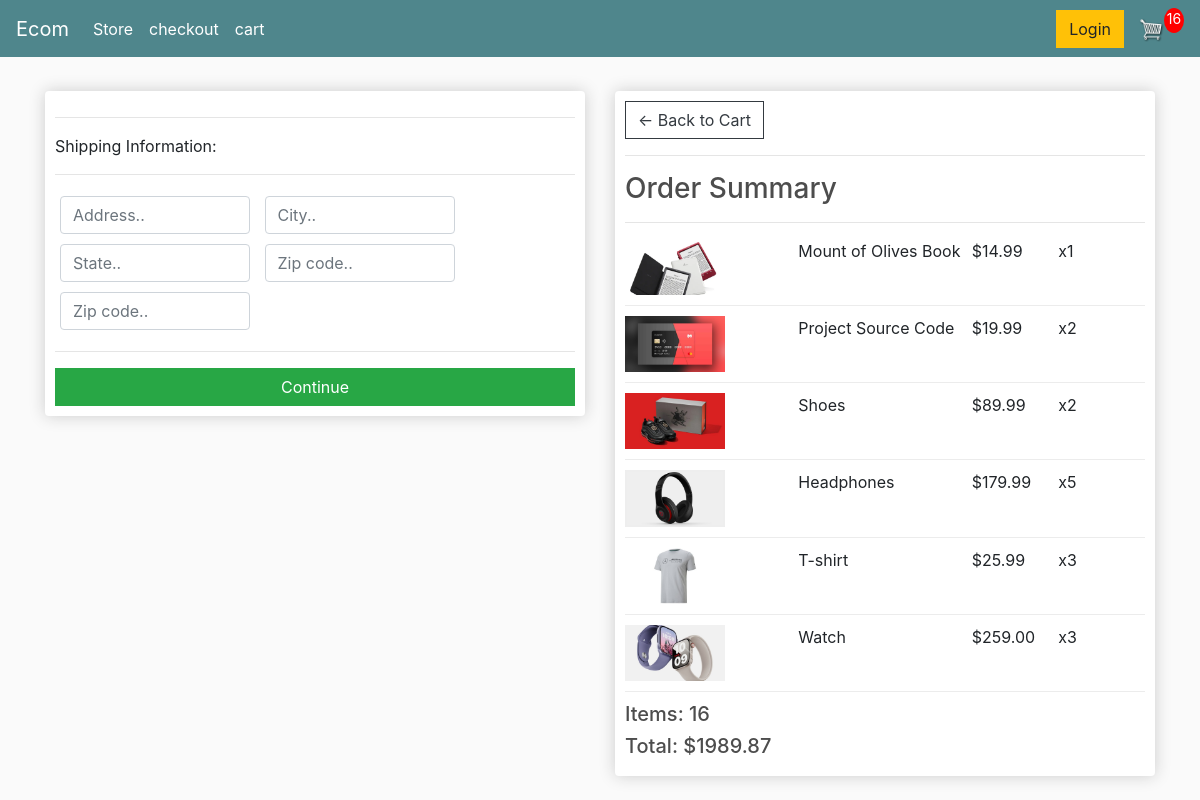
Screenshot of /checkout/ (signed in) with the database file from the repository.
### store/models.py (models this page shows, shortened)
class OrderItems (models.Model):
    product = models.ForeignKey(Products, on_delete= models.SET_NULL, null=True, blank=True)
    order = models.ForeignKey(Order, on_delete= models.SET_NULL, null=True, blank=True, related_name='orderitem')
    quantity = models.IntegerField(default=0, null=True, blank= True)
    date_added= models.DateTimeField (auto_now_add =True)
    @property
    def get_total(self):
        total = self.product.price * self.quantity
        return total

class Products (models.Model):
    name = models.CharField (max_length = 200, null=True)
    price = models.FloatField()
    digital = models.BooleanField(default=False, null=True, blank=False) ##por si el producto que vendemos es o no digital###
    image = models.ImageField (null=True, blank=True)

class Order (models.Model):
    customer = models.ForeignKey(Customer, on_delete= models.SET_NULL, null=True, blank=True) ##SET_NULL para que si se borra el cliente no se borre el registro de pedido###
    date_ordered = models.DateTimeField (auto_now_add =True)
    complete = models.BooleanField(default=False, null=True, blank= False)       #### instancia de comprobacion de si la orden finalizo, o se puede seguir agregando productos####
    transaction_id = models.CharField (max_length = 200, null=True)
    @property
    def get_cart_total(self):
        orderitems = self.orderitem.all()
        total = sum ([item.get_total for item in orderitems ])
        return total
    @property
    def get_cart_items(self):
        orderitems = self.orderitem.all()
        total = sum ([item.quantity for item in orderitems ])
        return total
    @property
    def shipping(self):
        shipping = False
        orderitems = self.orderitem.all()
        for i in orderitems:
            if i.product.digital == False:
                shipping =True
            return shipping

### store/views.py (the view)
# urls.py: path('checkout/', views.checkout, name="checkout"),
def checkout(request):
	data = cartData(request)
	cartItems = data['cartItems']
	order = data['order']
	items = data['items']
	context = {'items':items, 'order':order, 'cartItems':cartItems}
	return render(request, 'store/checkout.html', context)

### store/utils.py (called while the page is built)
def cartData(request):
	if request.user.is_authenticated:
		customer = request.user.customer
		order, created = Order.objects.get_or_create(customer=customer, complete=False)
		items = order.orderitem.all()
		cartItems = order.get_cart_items
	else:
		cookieData = cookieCart(request)
		cartItems = cookieData['cartItems']
		order = cookieData['order']
		items = cookieData['items']
	return {'cartItems':cartItems ,'order':order, 'items':items}

### store/templates/store/checkout.html (shortened to what this page needs)
{% extends 'store/main.html' %}
{% load static %}
{% block content %}
     <div class="row">
		<div class="col-lg-6">
			<div class="box-element" id="form-wrapper">
				<form id="form">
					<div id="shipping-info">
						<hr>
						<p>Shipping Information:</p>
						<hr>
						<div class="form-field">
							<input class="form-control" type="text" name="address" placeholder="Address..">
						</div>
						<div class="form-field">
							<input class="form-control" type="text" name="city" placeholder="City..">
						</div>
						<div class="form-field">
							<input class="form-control" type="text" name="state" placeholder="State..">
						</div>
						<div class="form-field">
							<input class="form-control" type="text" name="zipcode" placeholder="Zip code..">
						</div>
						<div class="form-field">
							<input class="form-control" type="text" name="country" placeholder="Zip code..">
						</div>
					</div>
					<hr>
					<input id="form-button" class="btn btn-success btn-block" type="submit" value="Continue">
				</form>
			</div>
			<br>
		</div>
		<div class="col-lg-6">
			<div class="box-element">
				<a  class="btn btn-outline-dark" href="{% url 'cart' %}">&#x2190; Back to Cart</a>
				<hr>
				<h3>Order Summary</h3>
				<hr>
				{% for item in items %}
				<div class="cart-row">
					<div style="flex:2"><img class="row-image" src="{{item.product.image.url}}"></div>
					<div style="flex:2"><p>{{item.product.name}}</p></div>
					<div style="flex:1"><p>${{item.product.price|floatformat:2}}</p></div>
					<div style="flex:1"><p>x{{item.quantity}}</p></div>
				</div>
				{% endfor %}
				<h5>Items:   {{order.get_cart_items}}</h5>
				<h5>Total:   ${{order.get_cart_total|floatformat:2}}</h5>
			</div>
		</div>
	</div>
{% endblock content %}

### static/css/main.css (style rules this page uses)
body { background-color: hsl(0, 0%, 98%); }
h1,h2,h3,h4,h5,h6 { color:hsl(0, 0%, 30%); }
.box-element { box-shadow:hsl(0, 0%, 80%) 0 0 16px; background-color: #fff; border-radius: 4px; padding: 10px; }
.col-lg-4, .col-lg-6, .col-lg-8, .col-lg-12 { margin-top: 10px; }
.btn { border-radius: 0; }
.row-image { width: 100px; }
.form-field { width:200px; display: inline-block; padding: 5px; }
.cart-row { display: flex; align-items: flex-stretch; padding-bottom: 10px; margin-bottom: 10px; border-bottom: 1px solid #ececec; }

### rows the page displays
OrderItems: product.image (picture), product.name "Mount of Olives Book", product.price "14.99", quantity "1"
OrderItems: product.image (picture), product.name "Project Source Code", product.price "19.99", quantity "2"
OrderItems: product.image (picture), product.name "Shoes", product.price "89.99", quantity "2"
OrderItems: product.image (picture), product.name "Headphones", product.price "179.99", quantity "5"
OrderItems: product.image (picture), product.name "T-shirt", product.price "25.99", quantity "3"
OrderItems: product.image (picture), product.name "Watch", product.price "259.00", quantity "3"
Order: get_cart_items "16", get_cart_total "1989.87"

### other values shown
{{ cartItems }} "16"
